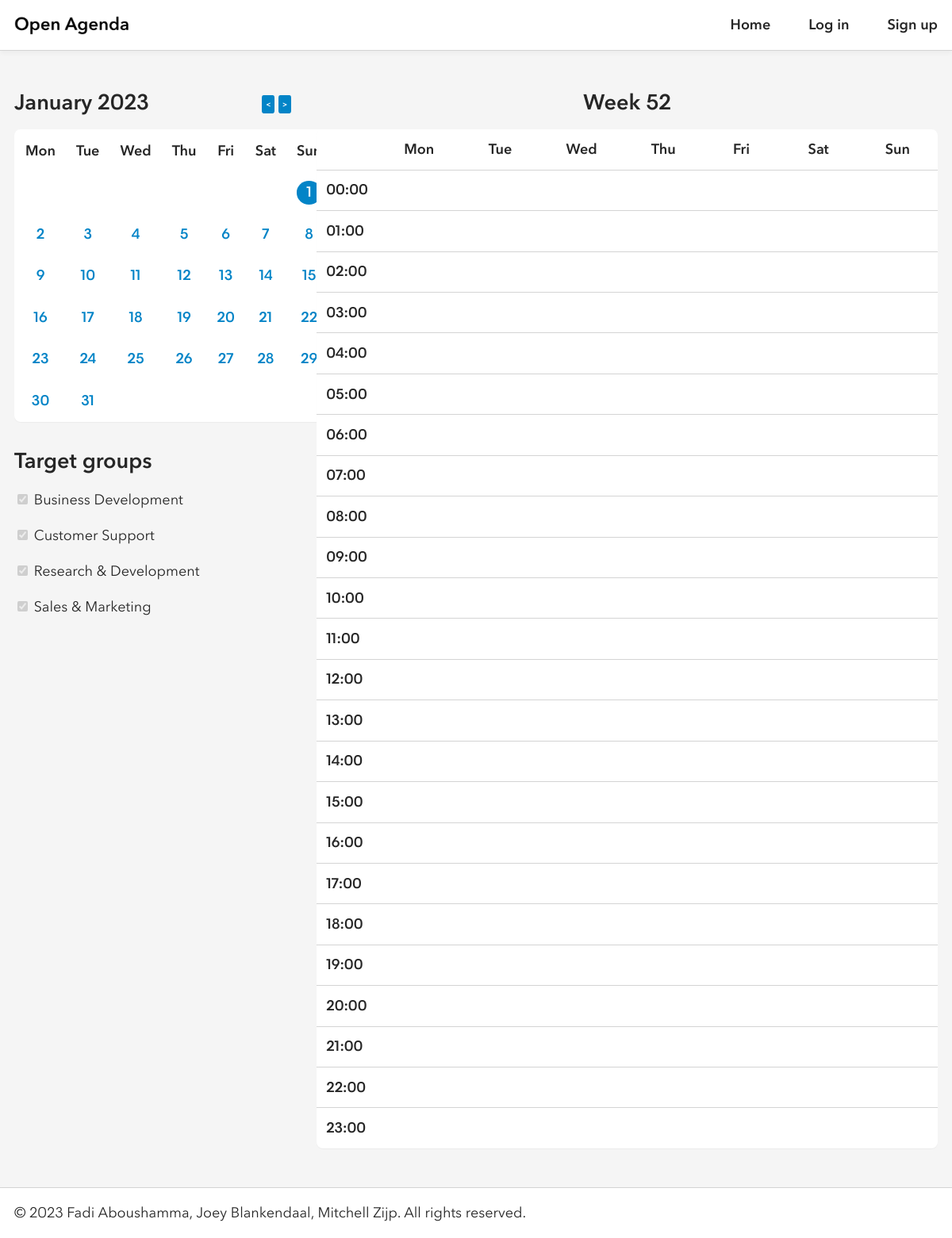
/?year=2023&month=1&day=1, run on the app's committed database.
### tables this page shows
create table if not exists groups
(
    id char(36) not null,
    name varchar(31) not null,
    primary key (id),
    unique (name)
);

### private/bootstrap.php (called while the page is built, shortened)
<?php
$db = new mysqli('localhost', 'root', '', 'openagenda');
require_once('classes/groupmanager.php');
$groupManager = new GroupManager($db);

### private/classes/groupmanager.php (called while the page is built)
<?php
final class GroupManager
{
    private $db;
    public function __construct($db)
    {
        $this->db = $db;
    }
    public function get_groups()
    {
        $result = $this->db->query("SELECT * FROM groups");
        return $result->fetch_all(MYSQLI_ASSOC);
    }
}

### private/components/target_groups.php (the view)
<header>
    <h2 class="left">Target groups</h2>
</header>
<form class="flex-y">
    <?php
    $groups = $groupManager->get_groups();
    if (count($groups) == 0)
    {
    ?>
        <p>No target groups have been created yet.</p>
    <?php
    }
    else
    {
        foreach ($groups as $group)
        {
        ?>
            <div>
                <input type="checkbox" checked disabled>
                <label><?= $group['name'] ?></label>
            </div>
        <?php
        }
    }
    ?>
</form>

### public/assets/style.css (style rules this page uses)
:root { --border: 1px solid var(--border-color); --border-color: #d4d4d4; --border-radius: .5rem; --gap: 1rem; --line-height: 1.618; --padding: var(--padding-y) var(--padding-x); --padding-x: 1.125rem; --padding-y: 1rem; --transition: all .5s; --black: #262626; --black-dark: #000; --green: #16a34a; --light: #f5f5f5; --red: #dc2626; --sky: #0284c7; --sky-dark: #0369a1; --white: #fff; }
html { height: 100%; }
body, button, input { -moz-osx-font-smoothing: grayscale; -webkit-font-smoothing: antialiased; color: var(--black); font: 1.125rem Avenir Next, system-ui,-apple-system,"Segoe UI",Roboto,"Helvetica Neue","Noto Sans","Liberation Sans",Arial,sans-serif,"Apple Color Emoji","Segoe UI Emoji","Segoe UI Symbol","Noto Color Emoji"; line-height: var(--line-height); }
body { background: var(--light); display: flex; flex-direction: column; height: inherit; margin: 0; }
h1, h2, h3 { line-height: calc(var(--line-height) / 2 + .5); margin: 0; text-align: center; }
.flex-x, .flex-y { display: flex; gap: var(--gap); }
.flex-y { flex-direction: column; }
form { display: flex; flex-direction: column; gap: var(--gap); }
form > div, form .flex-y { gap: calc(var(--gap) / 4) !important; }
input { border: var(--border); border-radius: var(--border-radius); padding: var(--padding); }
.left { text-align: left; }

### data on the page
groups: name "Business Development"
groups: name "Customer Support"
groups: name "Research & Development"
groups: name "Sales & Marketing"

### other printed values
date('F Y', mktime(0, 0, 0, $month, 1, $year)) "January 2023"
$days[$i] "Mon"
$days[$i] "Tue"
$days[$i] "Wed"
$days[$i] "Thu"
$days[$i] "Fri"
$days[$i] "Sat"
$days[$i] "Sun"
$week_number "52"
$day "Mon"
$day "Tue"
$day "Wed"
$day "Thu"
$day "Fri"
$day "Sat"
